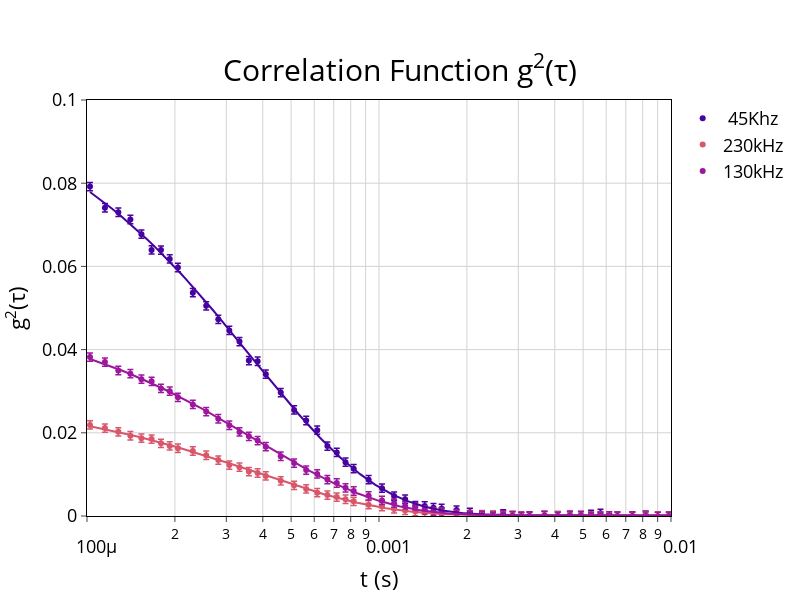

Notebook source saved alongside this figure:
### Code cell
x,y = iride_chiusa[0]/1000, iride_chiusa[1]

color_chiusa = px.colors.sequential.Plasma[1]
color_media = px.colors.sequential.Plasma[3]
color_aperta = px.colors.sequential.Plasma[5]

fig = go.Figure()
fig.add_trace(go.Scatter(x=iride_chiusa[0]/1000,y=iride_chiusa[1], mode='markers', name=f' 45Khz',
        marker=dict(color = color_chiusa),
        error_y=dict( 
			type='constant', 
			value=sigmay, 
			color=color_chiusa,
			thickness=1.5, 
			width=3, 
		)))

fig.add_trace(go.Scatter(x=iride_aperta[0]/1000,y=iride_aperta[1], mode='markers', name=f'230kHz',
        marker=dict(color = color_aperta),
        error_y=dict( 
            type='constant', 
            value=sigmay, 
            color=color_aperta,
            thickness=1.5, 
            width=3, 
        )))

fig.add_trace(go.Scatter(x=iride_media[0]/1000,y=iride_media[1], mode='markers', name=f'130kHz',
        marker=dict(color = color_media),
        error_y=dict( 
            type='constant', 
            value=sigmay, 
            color=color_media,
            thickness=1.5, 
            width=3, 
        )))

X,Y = fit_chiusa.draw()
fig.add_trace(go.Scatter(x=X,y=Y, mode='lines',line_color=color_chiusa, showlegend=False,hoverinfo='skip'))

X,Y = fit_aperta.draw()
fig.add_trace(go.Scatter(x=X,y=Y, mode='lines',line_color=color_aperta, showlegend=False,hoverinfo='skip'))

X,Y = fit_media.draw()
fig.add_trace(go.Scatter(x=X,y=Y, mode='lines',line_color=color_media, showlegend=False,hoverinfo='skip'))


fig.update_layout(
        xaxis_type="log",
        yaxis_title="g<sup>2</sup>(τ)",
        xaxis_title="t (s)",
        # title='g<sup>2</sup>(τ) vs t',
        xaxis=dict(range=[np.log10(0.0001), np.log10(0.010)]),
        width=800,
        height=600,
        title={
            'text': "Correlation Function g<sup>2</sup>(τ)",
            'y':0.9,
            'x':0.5,
            'xanchor': 'center',
            'yanchor': 'top',
            'font':dict(size=30)
        },
        plot_bgcolor='white',
        font=dict(
            #family="Courier New, monospace",
            size=18,
            color="Black"
        ),
            # yaxis=dict(range=[0, 0.06])
    )

fig.update_xaxes(
    mirror=True,
    ticks='outside',
    showline=True,
    linecolor='black',
    gridcolor='lightgrey'
)
fig.update_yaxes(
    range=[0, 0.1],
    mirror=True,
    ticks='outside',
    showline=True,
    linecolor='black',
    gridcolor='lightgrey'
)

fig.show()

### Figure 1 — Plotly figure (JSON) as saved in the notebook; plotly's stock layout.template omitted (floating-point values rounded to 4 significant figures; data arrays with more than 128 entries replaced by an {"elided": "..."} marker saying what was removed)
{"data": [{"error_y": {"color": "#46039f", "thickness": 1.5, "type": "constant", "value": 0.001, "width": 3}, "marker": {"color": "#46039f"}, "mode": "markers", "name": " 45Khz", "type": "scatter", "x": [0.0001024, 0.0001152, 0.000128, 0.0001408, 0.0001536, 0.0001664, 0.0001792, 0.000192, 0.0002048, 0.0002304, 0.000256, 0.0002816, 0.0003072, 0.0003328, 0.0003584, 0.000384, 0.0004096, 0.0004608, 0.000512, 0.0005632, 0.0006144, 0.0006656, 0.0007168, 0.000768, 0.0008192, 0.0009216, 0.001024, 0.001126, 0.001229, 0.001331, 0.001434, 0.001536, 0.001638, 0.001843, 0.002048, 0.002253, 0.002458, 0.002662, 0.002867, 0.003072, 0.003277, 0.003686, 0.004096, 0.004506, 0.004915, 0.005325, 0.005734, 0.006144, 0.006554, 0.007373, 0.008192, 0.009011, 0.00983], "y": [0.0792, 0.0741, 0.07302, 0.07128, 0.06774, 0.06397, 0.06393, 0.0618, 0.05974, 0.05369, 0.05052, 0.04727, 0.0446, 0.04193, 0.03737, 0.03721, 0.03409, 0.02966, 0.02549, 0.02296, 0.02064, 0.01681, 0.01527, 0.01293, 0.01138, 0.008738, 0.006699, 0.004794, 0.00404, 0.002509, 0.002409, 0.002013, 0.001815, 0.001416, 0.000893, -7.711e-05, 0.0001208, 0.0004745, 0.0001034, -0.0001996, -9.25e-05, 0.0001236, 7.349e-05, 8.92e-05, 4.082e-05, 0.0003741, 0.0006455, -0.0004596, -2.599e-05, -0.000108, 0.0001896, -0.000101, -0.0001597]}, {"error_y": {"color": "#d8576b", "thickness": 1.5, "type": "constant", "value": 0.001, "width": 3}, "marker": {"color": "#d8576b"}, "mode": "markers", "name": "230kHz", "type": "scatter", "x": [0.0001024, 0.0001152, 0.000128, 0.0001408, 0.0001536, 0.0001664, 0.0001792, 0.000192, 0.0002048, 0.0002304, 0.000256, 0.0002816, 0.0003072, 0.0003328, 0.0003584, 0.000384, 0.0004096, 0.0004608, 0.000512, 0.0005632, 0.0006144, 0.0006656, 0.0007168, 0.000768, 0.0008192, 0.0009216, 0.001024, 0.001126, 0.001229, 0.001331, 0.001434, 0.001536, 0.001638, 0.001843, 0.002048, 0.002253, 0.002458, 0.002662, 0.002867, 0.003072, 0.003277, 0.003686, 0.004096, 0.004506, 0.004915, 0.005325, 0.005734, 0.006144, 0.006554, 0.007373, 0.008192, 0.009011, 0.00983], "y": [0.0219, 0.02113, 0.02023, 0.01929, 0.01871, 0.0185, 0.01746, 0.01684, 0.01629, 0.01562, 0.01461, 0.01344, 0.01224, 0.01174, 0.01068, 0.01033, 0.009633, 0.008461, 0.007377, 0.006501, 0.005619, 0.005033, 0.004537, 0.004032, 0.003533, 0.002719, 0.002259, 0.001705, 0.001332, 0.001084, 0.0009032, 0.0007353, 0.0005435, 0.000445, 0.0003027, 0.0003462, 0.0001984, 7.819e-05, 0.0001536, 3.566e-05, 3.17e-05, 6.806e-05, -2.424e-06, -1.373e-05, 6.432e-05, -2.556e-05, 5.747e-06, -2.137e-05, -4.919e-05, -2.887e-05, 9.61e-05, -2.773e-05, -3.67e-05]}, {"error_y": {"color": "#9c179e", "thickness": 1.5, "type": "constant", "value": 0.001, "width": 3}, "marker": {"color": "#9c179e"}, "mode": "markers", "name": "130kHz", "type": "scatter", "x": [0.0001024, 0.0001152, 0.000128, 0.0001408, 0.0001536, 0.0001664, 0.0001792, 0.000192, 0.0002048, 0.0002304, 0.000256, 0.0002816, 0.0003072, 0.0003328, 0.0003584, 0.000384, 0.0004096, 0.0004608, 0.000512, 0.0005632, 0.0006144, 0.0006656, 0.0007168, 0.000768, 0.0008192, 0.0009216, 0.001024, 0.001126, 0.001229, 0.001331, 0.001434, 0.001536, 0.001638, 0.001843, 0.002048, 0.002253, 0.002458, 0.002662, 0.002867, 0.003072, 0.003277, 0.003686, 0.004096, 0.004506, 0.004915, 0.005325, 0.005734, 0.006144, 0.006554, 0.007373, 0.008192, 0.009011, 0.00983], "y": [0.03821, 0.037, 0.03497, 0.03422, 0.0329, 0.03236, 0.03066, 0.03002, 0.02852, 0.02682, 0.02511, 0.02337, 0.02182, 0.02021, 0.01914, 0.01812, 0.01667, 0.01437, 0.01273, 0.01104, 0.01011, 0.008754, 0.007934, 0.006761, 0.006006, 0.004841, 0.003744, 0.003079, 0.002415, 0.002171, 0.001476, 0.001108, 0.000964, 0.0005523, 0.0001908, 0.0001304, -9.282e-05, 0.0002373, -5.949e-06, -0.0001279, 1.389e-05, 7.835e-05, -0.000107, 0.0001756, 0.0001351, -0.0001009, -2.421e-05, 4.278e-05, -4.902e-05, 2.37e-05, -4.293e-05, -0.0001076, -2.488e-05]}, {"hoverinfo": "skip", "line": {"color": "#46039f"}, "mode": "lines", "showlegend": false, "type": "scatter", "x": {"elided": "1000 float values"}, "y": {"elided": "1000 float values"}}, {"hoverinfo": "skip", "line": {"color": "#d8576b"}, "mode": "lines", "showlegend": false, "type": "scatter", "x": {"elided": "1000 float values"}, "y": {"elided": "1000 float values"}}, {"hoverinfo": "skip", "line": {"color": "#9c179e"}, "mode": "lines", "showlegend": false, "type": "scatter", "x": {"elided": "1000 float values"}, "y": {"elided": "1000 float values"}}], "layout": {"font": {"color": "Black", "size": 18}, "height": 600, "plot_bgcolor": "white", "title": {"font": {"size": 30}, "text": "Correlation Function g<sup>2</sup>(τ)", "x": 0.5, "xanchor": "center", "y": 0.9, "yanchor": "top"}, "width": 800, "xaxis": {"gridcolor": "lightgrey", "linecolor": "black", "mirror": true, "range": [-4, -2], "showline": true, "ticks": "outside", "title": {"text": "t (s)"}, "type": "log"}, "yaxis": {"gridcolor": "lightgrey", "linecolor": "black", "mirror": true, "range": [0, 0.1], "showline": true, "ticks": "outside", "title": {"text": "g<sup>2</sup>(τ)"}}}}
